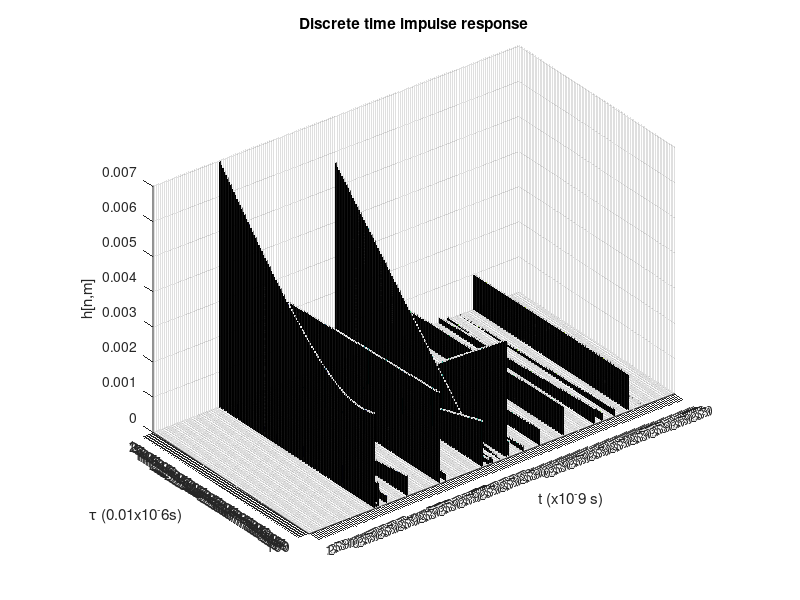
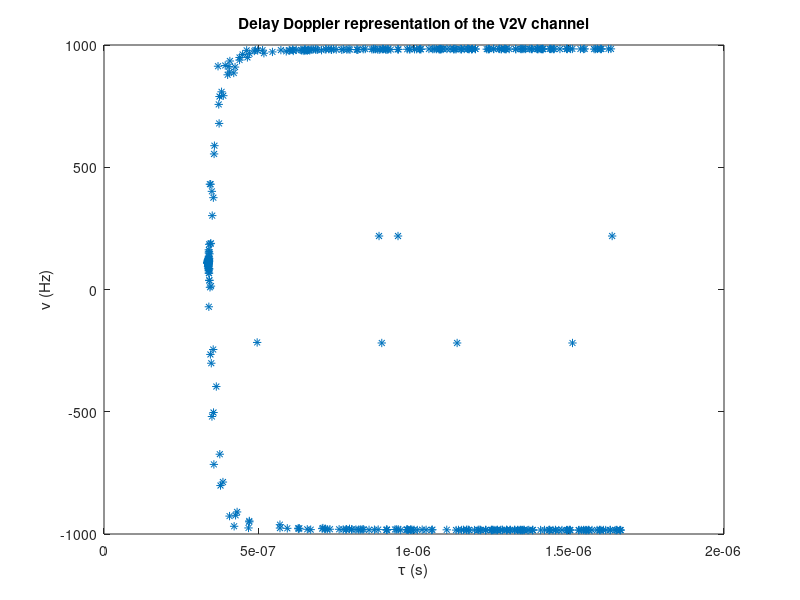

Reproduce these figures in MATLAB, in order.
%Most of the conventions used are similar to those in "A Geometry-Based Stochastic MIMO Model for Vehicle-to-Vehicle Communications"
%Total time frame is divided into 
t_res = 10^-9;
tau_quant = 0.01*10^-6;
t_samples = 100; %Nr - 200
tau_samples = 180; %M - 256
Co = 3*10^8; %propagation speed in m/s
lambda_v = 0.0508 ; %considering frequency of opereation = 5.9 GHz
x_min = 0;
x_max = 500; % 1000;
w = 18; %width of road
y1_di = 6.5;
y2_di = -6.5;
y1_sd = 6.5;
y2_sd = -6.5;
var_sd = 4;
W_di = 5;
N_total = 430;
N_md = 10;
N_sd = 20;
N_di = 400;
N_lanes = 4;
v_p = 19.444; %velocity of md scatterers : 70kmph
v_r = 22.222; %velocity of Rx : 80kmph
v_t = 27.78; %velocity of Tx : 100kmph
x_t = 200; %10 - intial position of Tx
y_t =-1;
x_r = 300; %200 - intial position of Rx
y_r =1;
var_glos = 1; %variance corresponding to stochastic amplitude gain of scatterers
var_gsd = 1;        
var_gmd = 1;
x_md = x_min + (x_max - x_min)*rand(1,N_md);
x_sd = x_min + (x_max - x_min)*rand(1,N_sd);
x_di = x_min + (x_max - x_min)*rand(1,N_di);
y_sd1 = (sqrt(var_sd)) * randn(1,N_sd/2) + y1_sd;
y_sd2 = (sqrt(var_sd)) * randn(1,N_sd/2) + y2_sd;
y_sd = [y_sd1 y_sd2];
y_di1 = (y1_di - W_di/2) + W_di * rand(1,N_di/2);
y_di2 = (y2_di - W_di/2) + W_di * rand(1,N_di/2);
y_di = [y_di1 y_di2];
y_md = randi([1 N_lanes],1,N_md)*2 - 5;
tau = zeros(1,N_total+1);
nu = zeros(1,N_total+1);
h_t = zeros(t_samples,tau_samples);
k = 1;
d_ref = 1; % 2;
%LOS parameters
Go_los = 0.562341; %-5dB
n_los = 1.8;
g_los = (sqrt(var_glos))*randn(1,1); %stochastic amplitude gain

phi_sd = 2*pi*rand(1,N_sd) ;%phase shift of static discrete scatterers
phi_md = 2*pi*rand(1,N_md);%phase shift of moving discrete scatterers
n_sd = 3.5*rand(1,N_sd); 
n_md = 3.5*rand(1,N_md); 

%************************************************
Go_sd = -89+24*n_sd;%in dB.... to be changed?
Go_md = -89+24*n_md; %in dB.... to be changed?
for n=1:N_sd
    Go_sd(n) = 10^(Go_sd(n)/20);
end
for n=1:N_md
    Go_md(n) = 10^(Go_md(n)/20);
end
%************************************************

g_sd = (sqrt(var_gsd))*randn(1,N_sd); %stochastic amplitude gain
g_md = (sqrt(var_gmd))*randn(1,N_md); %stochastic amplitude gain
 
var_amp_di = 1;%variance of distribution representing the diffuse scatterer amplitudes **************
Go_di = 14.1253; %23dB
n_di = 5.4; %pathloss exponent - value taken from paper mentioned in first line
Cr = (sqrt(var_amp_di)) * randn(1,N_di); %distribution representing the diffuse scatterer amplitudes
t=0;
E= 0.0001 ;%parameter used to increment the slowly varying stochastic amplitude gains
%varying part of the stochastic amplitude gain
v_los = randn(1,1); 
v_sd = randn(1,N_sd);
v_md = randn(1,N_md);

for l=1:t_samples   
    %evaluating contribution from LOS component
    d0 = sqrt((y_r-y_t)*(y_r-y_t)+(x_r-x_t)*(x_r-x_t));
    tau(k) = d0/Co ;
    tau_b = tau(k)/tau_quant;
    tau_c = fix(tau_b);
    if (tau_b - tau_c)<= 0.5
        tau_f = tau_c;
    else
        tau_f = tau_c+1;
    end  
    nu(k) = ((v_t-v_r)*((x_r-x_t)/d0))/lambda_v;
    amp = (g_los)*(Go_los^0.5)*((d_ref/d0)^(n_los/2))*(cos(2*pi*nu(k)*t)-sin(2*pi*nu(k)*t)*sqrt(-1));
    h_t(l,tau_f)=h_t(l,tau_f)+amp;
    k=k+1;
    %evaluating contributions from Mobile discrete scatterers
    for i=1:N_md
        d0=sqrt((y_md(i)-y_t)*(y_md(i)-y_t)+(x_md(i)-x_t)*(x_md(i)-x_t));
        d1=sqrt((y_md(i)-y_r)*(y_md(i)-y_r)+(x_md(i)-x_r)*(x_md(i)-x_r));
        tau(k) = (d0 + d1)/Co;
        tau_b = tau(k)/tau_quant;
        tau_c = fix(tau_b);
        if (tau_b - tau_c)<= 0.5
            tau_f = tau_c;
        else
            tau_f = tau_c+1;
        end        
        nu(k) = (((v_t-v_p)*((x_md(i)-x_t)/d0))+((v_r-v_p)*((x_md(i)-x_r)/d1)))/lambda_v;
        amp = (g_md(i))*(cos(phi_md(i))-sin(phi_md(i))*sqrt(-1))*(Go_md(i)^0.5)*((d_ref/(d0+d1))^(n_md(i)/2))*(cos(2*pi*nu(k)*t)-sin(2*pi*nu(k)*t)*sqrt(-1));
        h_t(l,tau_f) = h_t(l,tau_f)+amp;        
        k=k+1;
    end
    %evaluating contributions from static discrete scatterers
    for i=1:N_sd
        d0 =sqrt((y_sd(i)-y_t)*(y_sd(i)-y_t)+(x_sd(i)-x_t)*(x_sd(i)-x_t));
        d1 = sqrt((y_sd(i)-y_r)*(y_sd(i)-y_r)+(x_sd(i)-x_r)*(x_sd(i)-x_r));
        tau(k) = (d0 + d1)/Co;
        tau_b = tau(k)/tau_quant;
        tau_c = fix(tau_b);
        if (tau_b - tau_c)<= 0.5
            tau_f = tau_c;
        else
            tau_f = tau_c+1;
        end        
        nu(k) = (((v_t)*((x_sd(i)-x_t)/d0))+((v_r)*((x_sd(i)-x_r)/d1)))/lambda_v;
        amp = (g_sd(i))*(cos(phi_sd(i))-sin(phi_sd(i))*sqrt(-1))*(Go_sd(i)^0.5)*((d_ref/(d0+d1))^(n_sd(i)/2))*(cos(2*pi*nu(k)*t)-sin(2*pi*nu(k)*t)*sqrt(-1));
        h_t(l,tau_f)=h_t(l,tau_f)+amp;                
        k=k+1;
    end
    %evaluating contributions from diffuse scatterers
    for i=1:N_di
        d0 = sqrt((y_di(i)-y_t)*(y_di(i)-y_t)+(x_di(i)-x_t)*(x_di(i)-x_t));
        d1 = sqrt((y_di(i)-y_r)*(y_di(i)-y_r)+(x_di(i)-x_r)*(x_di(i)-x_r));
        tau(k) = (d0 + d1)/Co;
        tau_b = tau(k)/tau_quant;
        tau_c = fix(tau_b);
        if (tau_b - tau_c)<= 0.5
            tau_f = tau_c;
        else
            tau_f = tau_c+1;
        end        
        nu(k) = (((v_t)*((x_di(i)-x_t)/d0))+((v_r)*((x_di(i)-x_r)/d1)))/lambda_v;
        amp = ((Go_di^0.5)*(Cr(i))*((d_ref/(d0*d1))^(n_di/2)))*(cos(2*pi*nu(k)*t)-sin(2*pi*nu(k)*t)*sqrt(-1));
        h_t(l,tau_f)=h_t(l,tau_f)+amp;                
        k=k+1;
    end

    x_t = x_t + v_t*t_res;
    x_r = x_r + v_r*t_res;
    for m=1:N_md
        x_md(m)=x_md(m)+ v_p*t_res;
    end
    k=1;
    t=t+t_res;
    %incrementing the slowly varying stochastic amplitude gains
    g_los = (sqrt(1-E))* g_los + sqrt(E) * v_los ;
    for i=1:N_sd
        g_sd(i) = (sqrt(1-E))* g_sd(i) + sqrt(E) * v_sd(i)  ;
    end
    for i=1:N_md
        g_md(i) = (sqrt(1-E))* g_md(i) + sqrt(E) * v_md(i) ;
    end
end
h_t_mod = abs(h_t);
figure(1);
bar3(h_t_mod,0.01); %mesh, surf
title('Discrete time impulse response');
xlabel('t (x10^-9 s)'), ylabel('\tau (0.01x10^-6s)'), zlabel('h[n,m]');
figure(2);
plot(tau,nu,'*');
title('Delay Doppler representation of the V2V channel');
xlabel('\tau (s)'), ylabel('\nu (Hz)');
%h_t_phi = angle(h_t);
%figure(3);
%bar3(h_t_phi,0.1);
%dlmwrite('h_t-v2.txt',h_t)